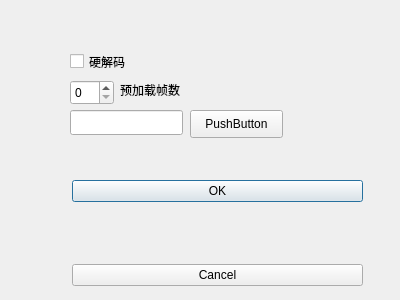
<?xml version="1.0" encoding="UTF-8"?>
<ui version="4.0">
 <class>settingsDialog</class>
 <widget class="QDialog" name="settingsDialog">
  <property name="geometry">
   <rect>
    <x>0</x>
    <y>0</y>
    <width>400</width>
    <height>300</height>
   </rect>
  </property>
  <property name="windowTitle">
   <string>Dialog</string>
  </property>
  <widget class="QWidget" name="layoutWidget">
   <property name="geometry">
    <rect>
     <x>72</x>
     <y>180</y>
     <width>291</width>
     <height>106</height>
    </rect>
   </property>
   <layout class="QVBoxLayout">
    <property name="spacing">
     <number>6</number>
    </property>
    <property name="margin" stdset="0">
     <number>0</number>
    </property>
    <item>
     <widget class="QPushButton" name="okButton">
      <property name="text">
       <string>OK</string>
      </property>
     </widget>
    </item>
    <item>
     <spacer>
      <property name="orientation">
       <enum>Qt::Vertical</enum>
      </property>
      <property name="sizeHint" stdset="0">
       <size>
        <width>20</width>
        <height>40</height>
       </size>
      </property>
     </spacer>
    </item>
    <item>
     <widget class="QPushButton" name="cancelButton">
      <property name="text">
       <string>Cancel</string>
      </property>
     </widget>
    </item>
   </layout>
  </widget>
  <widget class="QCheckBox" name="checkBox">
   <property name="geometry">
    <rect>
     <x>70</x>
     <y>50</y>
     <width>71</width>
     <height>23</height>
    </rect>
   </property>
   <property name="text">
    <string>硬解码</string>
   </property>
  </widget>
  <widget class="QSpinBox" name="spinBox">
   <property name="geometry">
    <rect>
     <x>70</x>
     <y>80</y>
     <width>44</width>
     <height>25</height>
    </rect>
   </property>
  </widget>
  <widget class="QLabel" name="label">
   <property name="geometry">
    <rect>
     <x>120</x>
     <y>80</y>
     <width>81</width>
     <height>19</height>
    </rect>
   </property>
   <property name="text">
    <string>预加载帧数</string>
   </property>
  </widget>
  <widget class="QLineEdit" name="lineEdit">
   <property name="geometry">
    <rect>
     <x>70</x>
     <y>110</y>
     <width>113</width>
     <height>25</height>
    </rect>
   </property>
  </widget>
  <widget class="QPushButton" name="pushButton">
   <property name="geometry">
    <rect>
     <x>190</x>
     <y>110</y>
     <width>93</width>
     <height>28</height>
    </rect>
   </property>
   <property name="text">
    <string>PushButton</string>
   </property>
  </widget>
 </widget>
 <resources/>
 <connections>
  <connection>
   <sender>okButton</sender>
   <signal>clicked()</signal>
   <receiver>settingsDialog</receiver>
   <slot>accept()</slot>
   <hints>
    <hint type="sourcelabel">
     <x>351</x>
     <y>38</y>
    </hint>
    <hint type="destinationlabel">
     <x>233</x>
     <y>29</y>
    </hint>
   </hints>
  </connection>
  <connection>
   <sender>cancelButton</sender>
   <signal>clicked()</signal>
   <receiver>settingsDialog</receiver>
   <slot>reject()</slot>
   <hints>
    <hint type="sourcelabel">
     <x>330</x>
     <y>66</y>
    </hint>
    <hint type="destinationlabel">
     <x>197</x>
     <y>125</y>
    </hint>
   </hints>
  </connection>
 </connections>
</ui>
